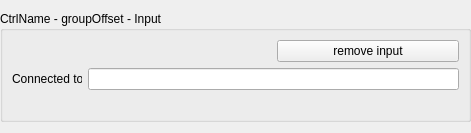
<?xml version="1.0" encoding="UTF-8"?>
<ui version="4.0">
    <class>Form</class>
    <widget class="QWidget" name="Form">
        <property name="geometry">
            <rect>
                <x>0</x>
                <y>0</y>
                <width>471</width>
                <height>121</height>
            </rect>
        </property>
        <property name="windowTitle">
            <string>Form</string>
        </property>
        <layout class="QHBoxLayout" name="horizontalLayout_3">
            <property name="leftMargin">
                <number>0</number>
            </property>
            <property name="rightMargin">
                <number>0</number>
            </property>
            <item>
                <widget class="QGroupBox" name="plugConnection_qgb">
                    <property name="title">
                        <string>CtrlName - groupOffset - Input</string>
                    </property>
                    <layout class="QHBoxLayout" name="horizontalLayout_2">
                        <item>
                            <layout class="QGridLayout" name="gridLayout_2">
                                <item row="1" column="1" colspan="2">
                                    <widget class="QLineEdit" name="connected_txt">
                                        <property name="text">
                                            <string/>
                                        </property>
                                        <property name="readOnly">
                                            <bool>true</bool>
                                        </property>
                                    </widget>
                                </item>
                                <item row="0" column="2">
                                    <widget class="QPushButton" name="removeConnectionPlug_btn">
                                        <property name="text">
                                            <string>remove input</string>
                                        </property>
                                    </widget>
                                </item>
                                <item row="1" column="0">
                                    <widget class="QLabel" name="label_3">
                                        <property name="maximumSize">
                                            <size>
                                                <width>70</width>
                                                <height>16777215</height>
                                            </size>
                                        </property>
                                        <property name="text">
                                            <string>Connected to :</string>
                                        </property>
                                    </widget>
                                </item>
                                <item row="2" column="1">
                                    <widget class="QLabel" name="label">
                                        <property name="text">
                                            <string/>
                                        </property>
                                    </widget>
                                </item>
                            </layout>
                        </item>
                    </layout>
                </widget>
            </item>
        </layout>
    </widget>
    <resources/>
    <connections/>
</ui>
